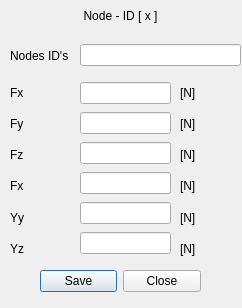
<?xml version="1.0" encoding="UTF-8"?>
<ui version="4.0">
 <class>Dialog</class>
 <widget class="QDialog" name="Dialog">
  <property name="geometry">
   <rect>
    <x>0</x>
    <y>0</y>
    <width>242</width>
    <height>308</height>
   </rect>
  </property>
  <property name="windowTitle">
   <string>Dialog</string>
  </property>
  <widget class="QWidget" name="widget" native="true">
   <property name="geometry">
    <rect>
     <x>0</x>
     <y>0</y>
     <width>241</width>
     <height>311</height>
    </rect>
   </property>
   <widget class="QWidget" name="verticalLayoutWidget">
    <property name="geometry">
     <rect>
      <x>0</x>
      <y>0</y>
      <width>241</width>
      <height>31</height>
     </rect>
    </property>
    <layout class="QVBoxLayout" name="verticalLayout">
     <item>
      <widget class="QLabel" name="label_node_id">
       <property name="text">
        <string>Node - ID [ x ]</string>
       </property>
       <property name="alignment">
        <set>Qt::AlignCenter</set>
       </property>
      </widget>
     </item>
    </layout>
   </widget>
   <widget class="QWidget" name="verticalLayoutWidget_2">
    <property name="geometry">
     <rect>
      <x>10</x>
      <y>80</y>
      <width>61</width>
      <height>181</height>
     </rect>
    </property>
    <layout class="QVBoxLayout" name="verticalLayout_2">
     <item>
      <widget class="QLabel" name="label_2">
       <property name="text">
        <string>Fx</string>
       </property>
      </widget>
     </item>
     <item>
      <widget class="QLabel" name="label_3">
       <property name="text">
        <string>Fy</string>
       </property>
      </widget>
     </item>
     <item>
      <widget class="QLabel" name="label_4">
       <property name="text">
        <string>Fz</string>
       </property>
      </widget>
     </item>
     <item>
      <widget class="QLabel" name="label_6">
       <property name="text">
        <string>Fx</string>
       </property>
      </widget>
     </item>
     <item>
      <widget class="QLabel" name="label_7">
       <property name="text">
        <string>Yy</string>
       </property>
      </widget>
     </item>
     <item>
      <widget class="QLabel" name="label_5">
       <property name="text">
        <string>Yz</string>
       </property>
      </widget>
     </item>
    </layout>
   </widget>
   <widget class="QWidget" name="verticalLayoutWidget_3">
    <property name="geometry">
     <rect>
      <x>80</x>
      <y>80</y>
      <width>91</width>
      <height>181</height>
     </rect>
    </property>
    <layout class="QVBoxLayout" name="verticalLayout_3">
     <item>
      <widget class="QLineEdit" name="line_ux"/>
     </item>
     <item>
      <widget class="QLineEdit" name="line_uy"/>
     </item>
     <item>
      <widget class="QLineEdit" name="line_uz"/>
     </item>
     <item>
      <widget class="QLineEdit" name="line_yx"/>
     </item>
     <item>
      <widget class="QLineEdit" name="line_yy"/>
     </item>
     <item>
      <widget class="QLineEdit" name="line_yz"/>
     </item>
    </layout>
   </widget>
   <widget class="QWidget" name="verticalLayoutWidget_4">
    <property name="geometry">
     <rect>
      <x>180</x>
      <y>80</y>
      <width>51</width>
      <height>181</height>
     </rect>
    </property>
    <layout class="QVBoxLayout" name="verticalLayout_4">
     <item>
      <widget class="QLabel" name="label_9">
       <property name="text">
        <string>[N]</string>
       </property>
      </widget>
     </item>
     <item>
      <widget class="QLabel" name="label_8">
       <property name="text">
        <string>[N]</string>
       </property>
      </widget>
     </item>
     <item>
      <widget class="QLabel" name="label_11">
       <property name="text">
        <string>[N]</string>
       </property>
      </widget>
     </item>
     <item>
      <widget class="QLabel" name="label_12">
       <property name="text">
        <string>[N]</string>
       </property>
      </widget>
     </item>
     <item>
      <widget class="QLabel" name="label_13">
       <property name="text">
        <string>[N]</string>
       </property>
      </widget>
     </item>
     <item>
      <widget class="QLabel" name="label_10">
       <property name="text">
        <string>[N]</string>
       </property>
      </widget>
     </item>
    </layout>
   </widget>
   <widget class="QDialogButtonBox" name="button_save_dof">
    <property name="geometry">
     <rect>
      <x>40</x>
      <y>270</y>
      <width>161</width>
      <height>23</height>
     </rect>
    </property>
    <property name="standardButtons">
     <set>QDialogButtonBox::Close|QDialogButtonBox::Save</set>
    </property>
   </widget>
   <widget class="QWidget" name="horizontalLayoutWidget">
    <property name="geometry">
     <rect>
      <x>80</x>
      <y>40</y>
      <width>161</width>
      <height>31</height>
     </rect>
    </property>
    <layout class="QHBoxLayout" name="horizontalLayout">
     <item>
      <widget class="QLineEdit" name="line_node"/>
     </item>
    </layout>
   </widget>
   <widget class="QWidget" name="verticalLayoutWidget_5">
    <property name="geometry">
     <rect>
      <x>10</x>
      <y>40</y>
      <width>61</width>
      <height>31</height>
     </rect>
    </property>
    <layout class="QVBoxLayout" name="verticalLayout_5">
     <item>
      <widget class="QLabel" name="label">
       <property name="text">
        <string>Nodes ID's</string>
       </property>
      </widget>
     </item>
    </layout>
   </widget>
  </widget>
 </widget>
 <resources/>
 <connections/>
</ui>
